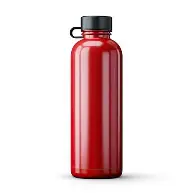
#> input picture mini-project-opencv/image.png, 193 x 193 px, given in place of the camera
$ python webcamp_test.py
#> lines starting #> are read from the running program, lines starting #| are printed output that depends on the picture; after the words box and inside, x2 and y2 are one past the last pixel; in counts of white or black regions, pixels touching at a corner belong together
import cv2 as cv


cap = cv.VideoCapture(0)

if not cap.isOpened():
    raise RuntimeError("Could not open webcam")


while True:

    ret, frame = cap.read()
#> frame is the input picture: shape (193, 193, 3); mean B, G, R 216.4, 215.3, 234.9

    if not ret:
        print("Could not read frame")
        break


    #  BGR → HSV


    hsv = cv.cvtColor(
        frame,
        cv.COLOR_BGR2HSV
    )
#> hsv: shape (193, 193, 3); mean H, S, V 32.6, 32.7, 235


    # RED COLOR RANGE


    lower_red1 = (0, 50, 50)
    upper_red1 = (10, 255, 255)

    lower_red2 = (170, 50, 50)
    upper_red2 = (179, 255, 255)


    mask1 = cv.inRange(
        hsv,
        lower_red1,
        upper_red1
    )
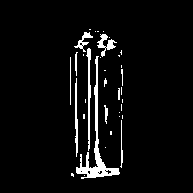
#> mask1: shape (193, 193); 4.9% white; 35 white regions (24 under 20 px), largest, box (x1, y1, x2, y2) and area: (76, 56, 120, 179) 789, (86, 48, 91, 151) 235, (97, 34, 117, 57) 173

    mask2 = cv.inRange(
        hsv,
        lower_red2,
        upper_red2
    )
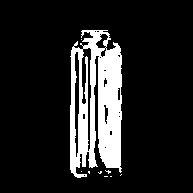
#> mask2: shape (193, 193); 14% white; 9 white regions (8 under 20 px), largest, box (x1, y1, x2, y2) and area: (70, 30, 122, 178) 5199


    # Combine them
    mask = cv.bitwise_or(
        mask1,
        mask2
    )
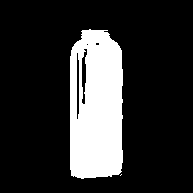
#> mask: shape (193, 193); 18.9% white; 2 white regions (1 under 20 px), largest, box (x1, y1, x2, y2) and area: (70, 29, 123, 179) 7045


    #  CLEAN MASK

    kernel = cv.getStructuringElement(
        cv.MORPH_RECT,
        (5, 5)
    )

    clean_mask = cv.morphologyEx(
        mask,
        cv.MORPH_OPEN,
        kernel
    )
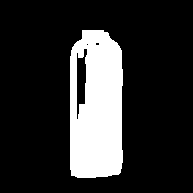
#> clean_mask: shape (193, 193); 18.4% white; 1 white region, box (x1, y1, x2, y2) and area: (70, 30, 123, 178) 6861

    clean_mask = cv.morphologyEx(
        clean_mask,
        cv.MORPH_CLOSE,
        kernel
    )
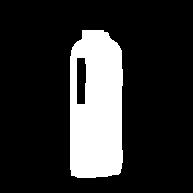
#> clean_mask: shape (193, 193); 18.6% white; 1 white region


    #  FIND CONTOURS

    contours, _ = cv.findContours(
        clean_mask,
        cv.RETR_EXTERNAL,
        cv.CHAIN_APPROX_SIMPLE
    )
#> contours = 1 contour; box (x1, y1, x2, y2) and area: (70, 30, 123, 178) 7126


    # FIND RED OBJECTS

    for contour in contours:

        area = cv.contourArea(contour)

        if area > 500:

            x, y, width, height = (
                cv.boundingRect(contour)
            )


            # Draw bounding box
            cv.rectangle(
                frame,
                (x, y),
                (x + width, y + height),
                (0, 255, 0),
                2
            )


            # Add label
            cv.putText(
                frame,
                "RED OBJECT",
                (x, y - 10),
                cv.FONT_HERSHEY_SIMPLEX,
                0.7,
                (0, 255, 0),
                2
            )
#> this loop made 1 pass
#> (area, x, y, width, height) on pass 1: (7126, 70, 30, 53, 148)
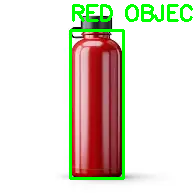
#> frame: shape (193, 193, 3); 5.88% of pixels changed, all inside (x1, y1, x2, y2) = (69, 4, 193, 180)


    cv.imshow(
        "Webcam - Red Object Detector",
        frame
    )

    cv.imshow(
        "Red Mask",
        clean_mask
    )


    if cv.waitKey(1) & 0xFF == ord('q'):
#> (key q is pressed here)
        break


# --------------------------------
# 8. RELEASE WEBCAM
# --------------------------------

cap.release()
cv.destroyAllWindows()
